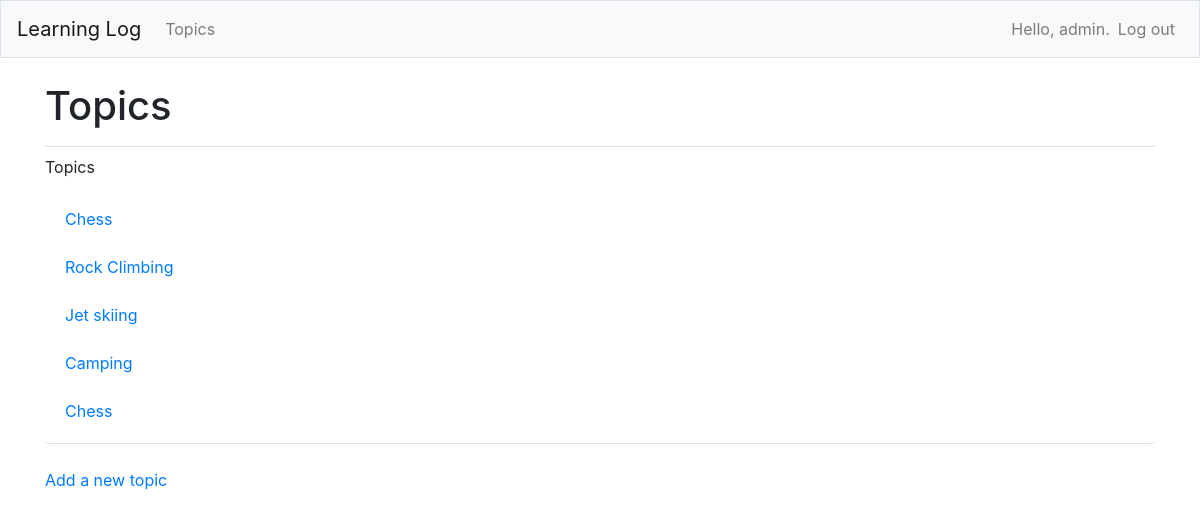
The page /topics (signed in) on the database its author committed.
### MainApp/models.py (models this page shows, shortened)
class Topic(models.Model):
    text = models.CharField(max_length=200)
    date_added = models.DateTimeField(auto_now_add=True)
    owner = models.ForeignKey(User, on_delete=models.CASCADE)

### MainApp/views.py (the view)
# urls.py: path('topics',views.topics, name='topics'),
@login_required
def topics(request):
    topics = Topic.objects.filter(owner=request.user).order_by('date_added')
    context  = {'topics':topics}
    return render(request, 'MainApp/topics.html', context)

### MainApp/templates/mainapp/topics.html
{% extends "MainApp/base.html" %}
{% block page_header %}
   <h1>Topics</h1>
{% endblock page_header %}
{% block content %}
  <p>Topics</p>
  <ul class="list-group border-bottom pb-2 mb-4">
     {% for topic in topics %}
      <li class="list-group-item border-0">
        <a href="{% url 'MainApp:topic' topic.id %}">
          {{ topic.text }}</a>
      </li>
     {% empty %}
       <li class="list-group-item border-0">No topics have been added yet.</li>
     {% endfor %}
  </ul>
  <a href="{% url 'MainApp:new_topic' %}">Add a new topic</a>
{% endblock content %}

### MainApp/templates/mainapp/base.html (shortened to what this page needs)
{% load bootstrap4 %}
<!doctype html>
<html lang="en">
    <head>
        {% bootstrap_css %}
    </head>
    <body>
        <nav class="navbar navbar-expand-md navbar-light bg-light mb-4 border">
        <a class="navbar-brand" href="{% url 'MainApp:index'%}">Learning Log</a>
        <div class="collapse navbar-collapse" id="navbarCollapse">
            <ul class="navbar-nav mr-auto">
                <li class="nav-item">
                <a class="nav-link" href="{% url 'MainApp:topics'%}">Topics</a></li>
            </ul>
            <ul class="navbar-nav ml-auto">
                {% if user.is_authenticated %}
                <li class="nav-item">
                    <span class="navbar-text">Hello, {{ user.username }}.</span>
                </li>
                <li class="nav-item">
                    <a class="nav-link" href="{% url 'users:logout' %}">Log out</a>
                </li>
                {% else %}
                  <li class="nav-item">
                    <a class="nav-link" href="{% url 'users:register' %}">Register</a>
                  </li>
                  <li class="nav-item">
                    <a class="nav-link" href="{% url 'users:login' %}">Log in</a></li>
                {% endif %}
              </ul>
        </div>
        </nav>
        <main role="main" class="container">
            <div class="pb-2 mb-2 border-bottom">
                {% block page_header %}{% endblock page_header %}
            </div>
            <div>
                {% block content %}{% endblock content %}
            </div>
        </main>
    </body>
</html>

### rows shown on the page
Topic: text "Chess"
Topic: text "Rock Climbing"
Topic: text "Jet skiing"
Topic: text "Camping"
Topic: text "Chess"

### other values the page prints
{{ user.username }} "admin"
